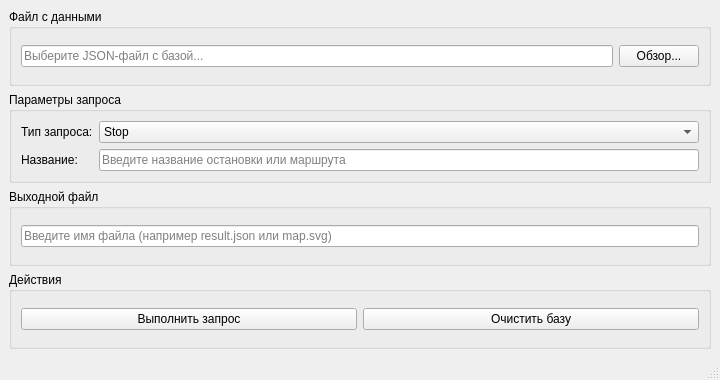
<?xml version="1.0" encoding="UTF-8"?>
<ui version="4.0">
 <class>MainWindow</class>
 <widget class="QMainWindow" name="MainWindow">
  <property name="geometry">
   <rect>
    <x>0</x>
    <y>0</y>
    <width>720</width>
    <height>380</height>
   </rect>
  </property>
  <property name="windowTitle">
   <string>Транспортный справочник</string>
  </property>

  <widget class="QWidget" name="centralwidget">
   <layout class="QVBoxLayout" name="verticalLayout">

    <!-- Файл с данными -->
    <item>
     <widget class="QGroupBox" name="groupBoxInput">
      <property name="title">
       <string>Файл с данными</string>
      </property>
      <layout class="QHBoxLayout">
       <item>
        <widget class="QLineEdit" name="inputFileLineEdit">
         <property name="readOnly">
          <bool>true</bool>
         </property>
         <property name="placeholderText">
          <string>Выберите JSON-файл с базой...</string>
         </property>
        </widget>
       </item>
       <item>
        <widget class="QPushButton" name="browseInputButton">
         <property name="text">
          <string>Обзор...</string>
         </property>
        </widget>
       </item>
      </layout>
     </widget>
    </item>

    <!-- Параметры запроса -->
    <item>
     <widget class="QGroupBox" name="groupBoxRequest">
      <property name="title">
       <string>Параметры запроса</string>
      </property>
      <layout class="QFormLayout">

       <item row="0" column="0">
        <widget class="QLabel">
         <property name="text">
          <string>Тип запроса:</string>
         </property>
        </widget>
       </item>
       <item row="0" column="1">
        <widget class="QComboBox" name="requestTypeComboBox">
         <item><property name="text"><string>Stop</string></property></item>
         <item><property name="text"><string>Bus</string></property></item>
         <item><property name="text"><string>Map</string></property></item>
        </widget>
       </item>

       <item row="1" column="0">
        <widget class="QLabel">
         <property name="text">
          <string>Название:</string>
         </property>
        </widget>
       </item>
       <item row="1" column="1">
        <widget class="QLineEdit" name="requestNameLineEdit">
         <property name="placeholderText">
          <string>Введите название остановки или маршрута</string>
         </property>
        </widget>
       </item>

      </layout>
     </widget>
    </item>

    <!-- Выходной файл -->
    <item>
     <widget class="QGroupBox" name="groupBoxOutput">
      <property name="title">
       <string>Выходной файл</string>
      </property>
      <layout class="QHBoxLayout">
       <item>
        <widget class="QLineEdit" name="outputFileLineEdit">
         <property name="placeholderText">
          <string>Введите имя файла (например result.json или map.svg)</string>
         </property>
        </widget>
       </item>
      </layout>
     </widget>
    </item>

    <!-- Действия -->
    <item>
     <widget class="QGroupBox" name="groupBoxActions">
      <property name="title">
       <string>Действия</string>
      </property>
      <layout class="QHBoxLayout">

       <item>
        <widget class="QPushButton" name="runButton">
         <property name="text">
          <string>Выполнить запрос</string>
         </property>
        </widget>
       </item>

       <item>
        <widget class="QPushButton" name="clearButton">
         <property name="text">
          <string>Очистить базу</string>
         </property>
        </widget>
       </item>

      </layout>
     </widget>
    </item>

   </layout>
  </widget>

  <widget class="QMenuBar" name="menubar"/>
  <widget class="QStatusBar" name="statusbar"/>

 </widget>
 <resources/>
 <connections/>
</ui>
